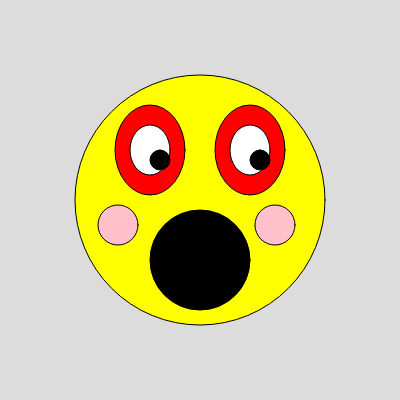
Frame 1 (no input)
Frame 60 (no input): identical to frame 1, image omitted
Frame 120 (the mouse pressed at the canvas centre since frame 60): identical to frame 1, image omitted

The p5.js sketch that drew this single still picture (run headless with seeded random() and noise() and a simulated clock; from frame 60 on, the mouse is pressed at the canvas centre):

// p5.js sketch
// ── sketch.js
function setup() {
  createCanvas(400, 400);
}

function draw() {
  background(220);
  fill("yellow");
  ellipse(200,200,250,250);

  fill("pink");
ellipse(275,225,40,40);
ellipse(118,225,40,40);


  fill("red");
  ellipse(150,150,70,90);
  ellipse(250,150,70,90);

  stroke("black");
  fill("white");
  ellipse(150,150,40,50);
  ellipse(250,150,40,50);

  fill("black");
  square(150, 150, 20, 20);
  square(250,150,20,20);
describe(
  'white square with black outline and round edges in mid-right of canvas'
);

ellipse(200,260,100,100);




}
